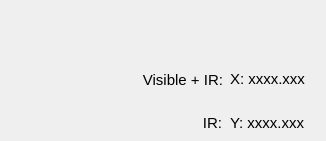
     <widget class="QWidget" name="tabLightSensor">
      <attribute name="icon">
       <iconset resource="images/images.qrc">
        <normaloff>:/new/Myresource/tab/light.png</normaloff>:/new/Myresource/tab/light.png</iconset>
      </attribute>
      <attribute name="title">
       <string>Light</string>
      </attribute>
      <widget class="QLabel" name="label_VISIBLE_IR">
       <property name="geometry">
        <rect>
         <x>230</x>
         <y>70</y>
         <width>87</width>
         <height>18</height>
        </rect>
       </property>
       <property name="font">
        <font>
         <pointsize>11</pointsize>
        </font>
       </property>
       <property name="text">
        <string>X: xxxx.xxx</string>
       </property>
      </widget>
      <widget class="QLabel" name="label_IR">
       <property name="geometry">
        <rect>
         <x>230</x>
         <y>114</y>
         <width>86</width>
         <height>18</height>
        </rect>
       </property>
       <property name="font">
        <font>
         <pointsize>11</pointsize>
        </font>
       </property>
       <property name="text">
        <string>Y: xxxx.xxx</string>
       </property>
      </widget>
      <widget class="QLabel" name="label_VISIBLE_IR_2">
       <property name="geometry">
        <rect>
         <x>112</x>
         <y>70</y>
         <width>111</width>
         <height>20</height>
        </rect>
       </property>
       <property name="font">
        <font>
         <pointsize>11</pointsize>
        </font>
       </property>
       <property name="text">
        <string>Visible + IR:</string>
       </property>
       <property name="alignment">
        <set>Qt::AlignRight|Qt::AlignTrailing|Qt::AlignVCenter</set>
       </property>
      </widget>
      <widget class="QLabel" name="label_IR_2">
       <property name="geometry">
        <rect>
         <x>131</x>
         <y>114</y>
         <width>91</width>
         <height>18</height>
        </rect>
       </property>
       <property name="font">
        <font>
         <pointsize>11</pointsize>
        </font>
       </property>
       <property name="layoutDirection">
        <enum>Qt::LeftToRight</enum>
       </property>
       <property name="text">
        <string>IR:</string>
       </property>
       <property name="alignment">
        <set>Qt::AlignRight|Qt::AlignTrailing|Qt::AlignVCenter</set>
       </property>
      </widget>
     </widget>
